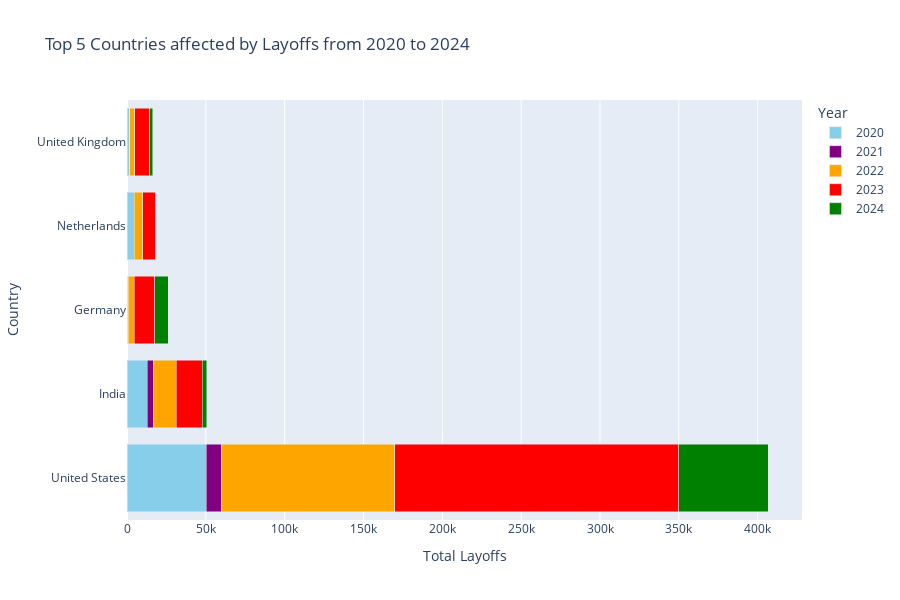

Notebook source saved alongside this figure:
### Markdown cell above
Key insights:
* *The retail industry experienced the highest number of layoffs, exceeding 70,000.*
* *The consumer industry follows closely with almost 70,000 layoffs.*
* *Transportation and Finance: The transportation, finance and other industries both faced a considerable number of layoffs, with each exceeding 40,000.*

### Code cell
# Group by 'country' and 'year', and sum up the total layoffs
country_year_counts = df_layoffs.groupby(['country', 'year'])['total_laid_off'].sum().unstack().fillna(0)

# Get the top 5 countries with the most layoffs
top_countries = country_year_counts.sum(axis=1).sort_values(ascending=False).head().index

# Select only the top 5 countries
country_year_counts = country_year_counts.loc[top_countries]

# Reset index to make 'country' and 'year' columns again
country_year_counts = country_year_counts.reset_index()

# Melt the DataFrame to long format
country_year_counts_melted = country_year_counts.melt(id_vars='country', var_name='year', value_name='total_laid_off')

# Create the bar chart using Plotly Express
fig = px.bar(country_year_counts_melted, 
             x='total_laid_off', 
             y='country', 
             color='year', 
             orientation='h', 
             barmode='stack',
             title='Top 5 Countries affected by Layoffs from 2020 to 2024',
             labels={'total_laid_off': 'Total Layoffs', 'country': 'Country', 'year': 'Year'},
             height=600,
             color_discrete_sequence=['skyblue', 'purple', 'orange', 'red', 'green'])

fig.show()

### Figure 1 — Plotly figure (JSON) as saved in the notebook; plotly's stock layout.template omitted (floating-point values rounded to 4 significant figures)
{"data": [{"alignmentgroup": "True", "hovertemplate": "Year=2020<br>Total Layoffs=%{x}<br>Country=%{y}<extra></extra>", "legendgroup": "2020", "marker": {"color": "skyblue", "pattern": {"shape": ""}}, "name": "2020", "offsetgroup": "2020", "orientation": "h", "showlegend": true, "textposition": "auto", "type": "bar", "x": [50385, 12932, 531, 4600, 1858], "xaxis": "x", "y": ["United States", "India", "Germany", "Netherlands", "United Kingdom"], "yaxis": "y"}, {"alignmentgroup": "True", "hovertemplate": "Year=2021<br>Total Layoffs=%{x}<br>Country=%{y}<extra></extra>", "legendgroup": "2021", "marker": {"color": "purple", "pattern": {"shape": ""}}, "name": "2021", "offsetgroup": "2021", "orientation": "h", "showlegend": true, "textposition": "auto", "type": "bar", "x": [9470, 4080, 387, 0, 20], "xaxis": "x", "y": ["United States", "India", "Germany", "Netherlands", "United Kingdom"], "yaxis": "y"}, {"alignmentgroup": "True", "hovertemplate": "Year=2022<br>Total Layoffs=%{x}<br>Country=%{y}<extra></extra>", "legendgroup": "2022", "marker": {"color": "orange", "pattern": {"shape": ""}}, "name": "2022", "offsetgroup": "2022", "orientation": "h", "showlegend": true, "textposition": "auto", "type": "bar", "x": [109895, 14224, 3607, 5420, 3099], "xaxis": "x", "y": ["United States", "India", "Germany", "Netherlands", "United Kingdom"], "yaxis": "y"}, {"alignmentgroup": "True", "hovertemplate": "Year=2023<br>Total Layoffs=%{x}<br>Country=%{y}<extra></extra>", "legendgroup": "2023", "marker": {"color": "red", "pattern": {"shape": ""}}, "name": "2023", "offsetgroup": "2023", "orientation": "h", "showlegend": true, "textposition": "auto", "type": "bar", "x": [180101, 16398, 13128, 8335, 9402], "xaxis": "x", "y": ["United States", "India", "Germany", "Netherlands", "United Kingdom"], "yaxis": "y"}, {"alignmentgroup": "True", "hovertemplate": "Year=2024<br>Total Layoffs=%{x}<br>Country=%{y}<extra></extra>", "legendgroup": "2024", "marker": {"color": "green", "pattern": {"shape": ""}}, "name": "2024", "offsetgroup": "2024", "orientation": "h", "showlegend": true, "textposition": "auto", "type": "bar", "x": [56862, 3025, 8640, 90, 2090], "xaxis": "x", "y": ["United States", "India", "Germany", "Netherlands", "United Kingdom"], "yaxis": "y"}], "layout": {"barmode": "stack", "height": 600, "legend": {"title": {"text": "Year"}, "tracegroupgap": 0}, "title": {"text": "Top 5 Countries affected by Layoffs from 2020 to 2024"}, "xaxis": {"anchor": "y", "domain": [0, 1], "title": {"text": "Total Layoffs"}}, "yaxis": {"anchor": "x", "domain": [0, 1], "title": {"text": "Country"}}}}
